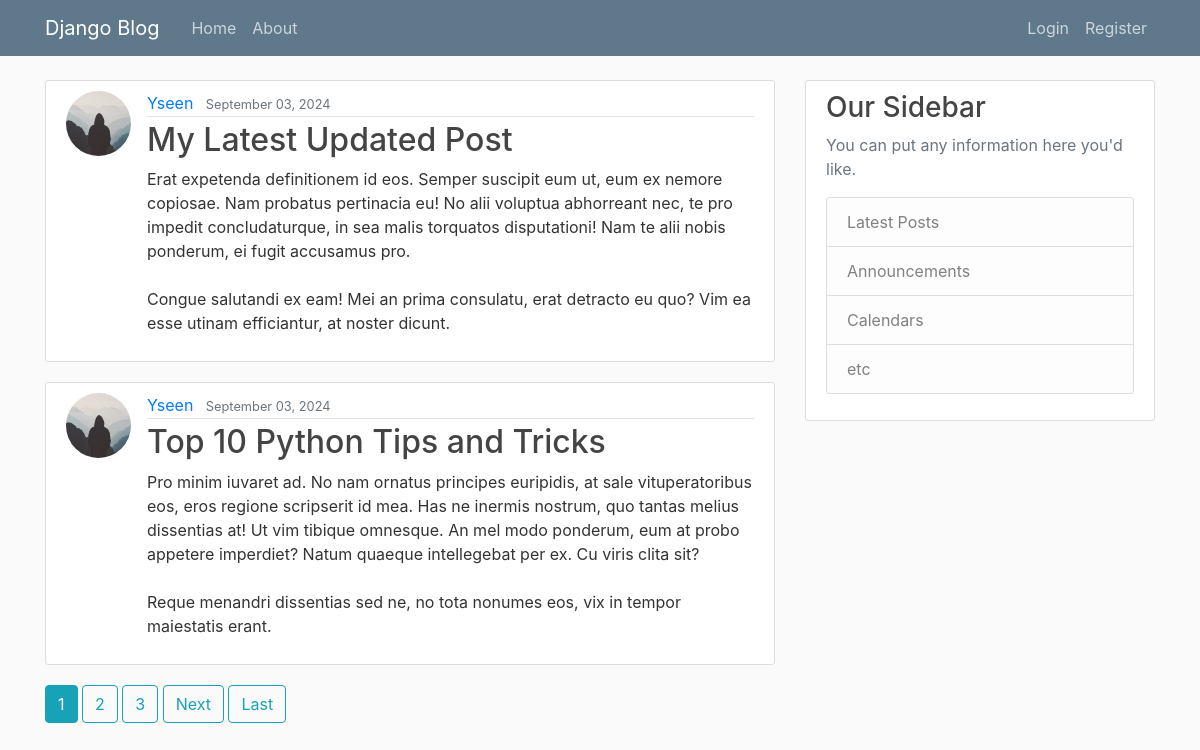
The page / on the database its author committed.
### blog/models.py (models this page shows, shortened)
class Post(models.Model):
    title = models.CharField(max_length=100)# this chracter field
    content = models.TextField()# it line and line of text or unrestricted text
    date_posted = models.DateTimeField(default=timezone.now)# auto_now = True: which means update the date posted
    author = models.ForeignKey(User,on_delete=models.CASCADE)# ondelete tell django what shuld do when a auther field is deleted

### users/models.py (models this page shows, shortened)
class Profile(models.Model):
    user = models.OneToOneField(User,on_delete=models.CASCADE)# create onto one relationship between User field
    image = models.ImageField(default = 'default.jpg',upload_to=' profile_pics')# it is image field and it accept th default.jpg by defalut if no imaeg uploaded to user and uploadt_to directory that images uploded to tath

### blog/views.py (the view)
# urls.py: path('', PostListView.as_view() , name='blog-home'),
class PostListView(ListView):#Render some list of objects,
    model = Post
    template_name = 'blog/home.html'#<app>/<model>_<viewtype>.html
    context_object_name = 'posts'# use the home posts content
    ordering = ['-date_posted']# it order the postes by date_poste model
    paginate_by = 2 # paginate home with 2 content

### blog/templates/blog/home.html (shortened to what this page needs)
{% extends "blog/base.html" %}
{% block content %}
    {% for post in posts %}
        <article class="media content-section">
          <img class ='rounded-circle article-img' src ='{{post.author.profile.image.url}}'>
          <div class="media-body">
            <div class="article-metadata">
              <a class="mr-2" href="#">{{ post.author }}</a>
              <small class="text-muted">{{ post.date_posted|date:"F d, Y" }}</small>
            </div>
            <h2><a class="article-title" href="{% url 'post-detail' post.id %}">{{ post.title }}</a></h2>
            <p class="article-content">{{ post.content }}</p>
          </div>
        </article>
    {% endfor %}
    {% if is_paginated %}
      {% for num in page_obj.paginator.page_range %}
        {% if page_obj.number == num %}
          <a class="btn btn-info mb-4" href="?page={{ num }}">{{ num }}</a>
        {% elif num > page_obj.number|add:'-3' and num < page_obj.number|add:'3' %}
          <a class="btn btn-outline-info mb-4" href="?page={{ num }}">{{ num }}</a>
        {% endif %}
      {% endfor %}
      {% if page_obj.has_next %}
        <a class="btn btn-outline-info mb-4" href="?page={{ page_obj.next_page_number }}">Next</a>
        <a class="btn btn-outline-info mb-4" href="?page={{ page_obj.paginator.num_pages }}">Last</a>
      {% endif %}
    {% endif %}
{% endblock content %}

### blog/templates/blog/base.html (shortened to what this page needs)
{% load static %}
<!DOCTYPE html>
<html>
<head>
    <link rel="stylesheet" href="https://maxcdn.bootstrapcdn.com/bootstrap/4.0.0/css/bootstrap.min.css">
    <link rel="stylesheet" type="text/css" href="{% static 'blog/main.css' %}">
</head>
<body>
    <header class="site-header">
      <nav class="navbar navbar-expand-md navbar-dark bg-steel fixed-top">
        <div class="container">
          <a class="navbar-brand mr-4" href="{% url 'blog-home' %}">Django Blog</a>
          <div class="collapse navbar-collapse" id="navbarToggle">
            <div class="navbar-nav mr-auto">
              <a class="nav-item nav-link" href="{% url 'blog-home' %}">Home</a>
              <a class="nav-item nav-link" href="{% url 'blog-about' %}">About</a>
            </div>
            <div class="navbar-nav">
              {% if user.is_authenticated %}
              <a class="nav-item nav-link" href="{% url 'post-create' %}">New Post</a>
              <a class="nav-item nav-link" href="{% url 'profile' %}">profile</a>
              <a class="nav-item nav-link" href="{% url 'logout' %}">Logout</a>
              {% else %}
              <a class="nav-item nav-link" href="{% url 'login' %}">Login</a>
              <a class="nav-item nav-link" href="{% url 'register' %}">Register</a>
              {% endif %}
            </div>
          </div>
        </div>
      </nav>
    </header>
    <main role="main" class="container">
      <div class="row">
        <div class="col-md-8">
          {% block content %}{% endblock %}
        </div>
        <div class="col-md-4">
          <div class="content-section">
            <h3>Our Sidebar</h3>
            <p class='text-muted'>You can put any information here you'd like.
              <ul class="list-group">
                <li class="list-group-item list-group-item-light">Latest Posts</li>
                <li class="list-group-item list-group-item-light">Announcements</li>
                <li class="list-group-item list-group-item-light">Calendars</li>
                <li class="list-group-item list-group-item-light">etc</li>
              </ul>
            </p>
          </div>
        </div>
      </div>
    </main>
</body>
</html>

### static/blog/main.css (style rules this page uses)
body { background: #fafafa; color: #333333; margin-top: 5rem; }
h1, h2, h3, h4, h5, h6 { color: #444444; }
ul { margin: 0; }
.bg-steel { background-color: #5f788a; }
.site-header .navbar-nav .nav-link { color: #cbd5db; }
.content-section { background: #ffffff; padding: 10px 20px; border: 1px solid #dddddd; border-radius: 3px; margin-bottom: 20px; }
.article-title { color: #444444; }
.article-content { white-space: pre-line; }
.article-img { height: 65px; width: 65px; margin-right: 16px; }
.article-metadata { padding-bottom: 1px; margin-bottom: 4px; border-bottom: 1px solid #e3e3e3 }

### rows shown on the page
Post: author.profile.image (placeholder picture), author "Yseen", date_posted "September 03, 2024", title "My Latest Updated Post", content "Erat expetenda definitionem id eos. Semper suscipit eum ut, eum ex nemore copiosae. Nam probatus pertinacia eu! No alii voluptua abhorreant nec, te pro impedit concludaturque, in sea malis torquatos disputationi! Nam te alii nobis ponderum, ei fugit accusamus pro. Congue salutandi ex eam! Mei an prima consulatu, erat detracto eu quo? Vim ea esse utinam efficiantur, at noster dicunt."
Post: author.profile.image (placeholder picture), author "Yseen", date_posted "September 03, 2024", title "Top 10 Python Tips and Tricks", content "Pro minim iuvaret ad. No nam ornatus principes euripidis, at sale vituperatoribus eos, eros regione scripserit id mea. Has ne inermis nostrum, quo tantas melius dissentias at! Ut vim tibique omnesque. An mel modo ponderum, eum at probo appetere imperdiet? Natum quaeque intellegebat per ex. Cu viris clita sit? Reque menandri dissentias sed ne, no tota nonumes eos, vix in tempor maiestatis erant."

### other values the page prints
{{ num }} "1"
{{ num }} "2" "3"
